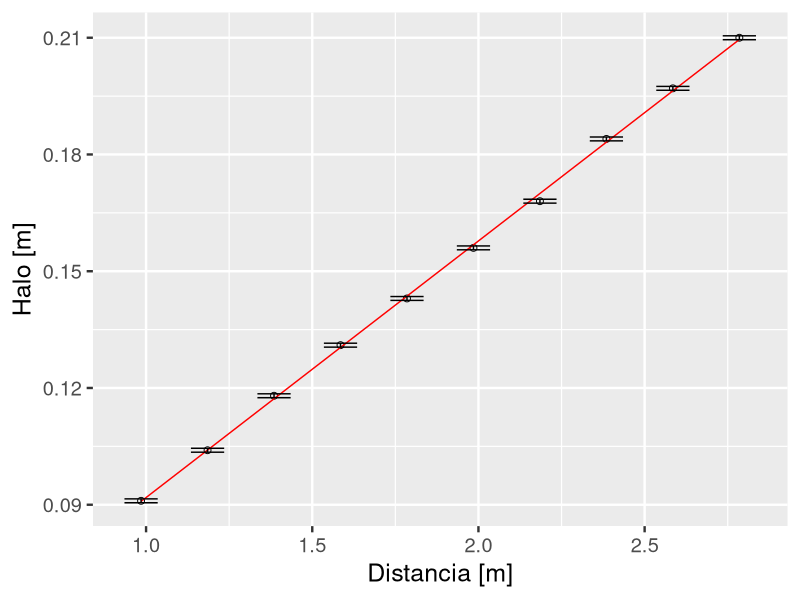
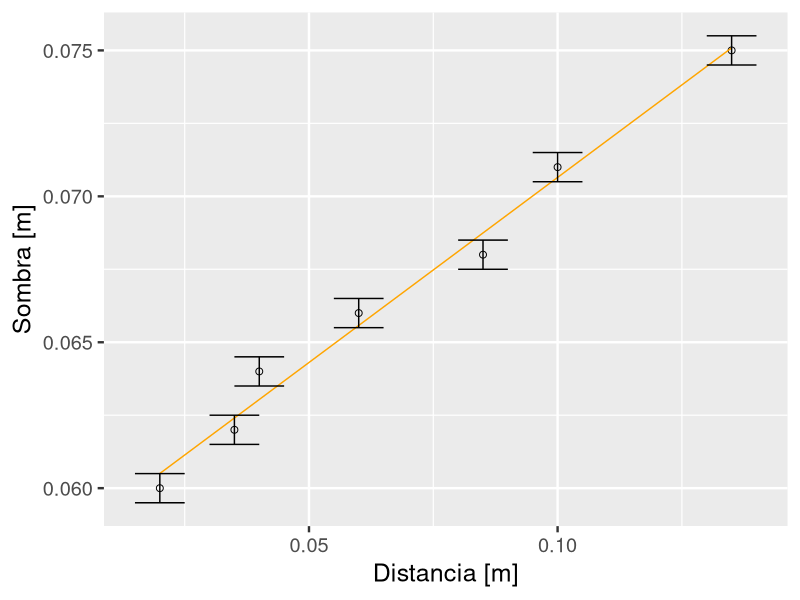

These figures' R source, in order:
## ANÁLISE DE DADOS DO EXPERIMENTO 1 DE F839-A (2S 2020)
## Autor: João Vitor Martins Fernandez
## Objetivo: dado um vetor de entrada de dados, o script cria um 
## dataframe e utiliza a função lm para fazer a regressão linear.
## As funções são para o plot dos gráficos
## Rodar as linhas 105 e 106 para os resultados da lente divergente
## Rodar as linhas 115 e 116 para os resultados da lente convergente

## ----- ENTRADA DE DADOS

# DADOS LENTE DIVERGENTE [m]
Halo <- c(0.091, 0.104, 0.118, 0.131, 0.143, 0.156, 0.168, 0.184, 0.197, 0.21)          # Halo eixo vertical
Distancia0 <- c(1.0, 1.2, 1.4, 1.6, 1.8, 2.0, 2.2, 2.4, 2.6, 2.8)                       # Considerando espessura do celular (1.5 cm = 0.015 m)
Distancia2 <- c(0.9850, 1.185, 1.385, 1.585, 1.785, 1.985, 2.185, 2.385, 2.585, 2.785)  # Descontando a espessura do celular
Erro.Halo <- c(0.0005,0.0005,0.0005,0.0005,0.0005,0.0005,0.0005,0.0005,0.0005,0.0005)

# Distância flash-lente --> d0 = 1 m 
# Largura verdical da lente --> a = (0.032 +- 0.05) m ~ armação grossa

# DADOS LENTE CONVERGENTE [m]
Sombra <- c(0.060, 0.062, 0.064, 0.066, 0.068, 0.071, 0.075 )
DistanciaZ <- c(0.020, 0.035, 0.040, 0.060, 0.085, 0.100, 0.135 )
Erro.Sombra <- c(0.0005,0.0005,0.0005,0.0005,0.0005,0.0005,0.0005)

# Largura verdical da lente, no centro  --> a = (0.036 +- 0.05) m ~ armação grossa

# CONVERSÃO EM DATAFRAME PARA A ANÁLISE
Dados.Divg <- data.frame(Distancia2,Halo,Erro.Halo)
Dados.Conv <- data.frame(DistanciaZ,Sombra,Erro.Sombra)

## ----- FUNCOES PARA LINEARIZACAO

# LENTE DIVERGENTE
Divg.Lin <- function(dados){
  
  divg <- lm(Halo ~ I(Distancia2), 
             data = dados, 
             weights = 1/(Erro.Halo)^2)  # Incerteza
  
  red.pred <- predict(divg)
  
  return(list(fit = divg, red.pred = red.pred))
}

# LENTE CONVERGENTE
Conv.Lin <- function(dados){
  
  conv <- lm(Sombra ~ I(DistanciaZ), 
             data = dados,
             weights = 1/(Erro.Sombra)^2)  # Incerteza
  
  red.pred <- predict(conv)
  
  return(list(fit = conv, red.pred = red.pred))
}

## ----- AJUSTE

# CHAMADA DA FUNÇÃO
Divg.fit <- Divg.Lin(Dados.Divg)  
Conv.fit <- Conv.Lin(Dados.Conv)

## ----- FUNCOES PARA PLOTAR OS GRAFICOS
library(ggplot2)

# LENTE DIVERGENTE
plot.Divg <- function(dados,ajuste,
                      rotuloX = "Distancia [m]",
                      rotuloY = "Halo [m]"){
  
  dados$ajuste <- ajuste$red.pred
  
  gr <- ggplot(data = dados, aes(x = Distancia2, y = Halo))
  gr <- gr + geom_point(aes(x = Distancia2, y = Halo), size = 2, shape = 1)
  gr <- gr + geom_line(aes(x = Distancia2, y = ajuste), colour = "red")
  gr <- gr + labs(x = rotuloX, y = rotuloY)
  gr <- gr + theme_gray(base_size = 18)
  gr <- gr + geom_errorbar(aes(ymin = Halo - 0.0005, ymax = Halo + 0.0005), width=.1)
  
  return (gr)
}

# Lente CONVERGENTE
plot.Conv <- function(dados,ajuste,
                      rotuloX = "Distancia [m]",
                      rotuloY = "Sombra [m]"){
  
  dados$ajuste <- ajuste$red.pred
  
  gr <- ggplot(data = dados, aes(x = DistanciaZ, y = Sombra))
  gr <- gr + geom_point(aes(x = DistanciaZ, y = Sombra), size = 2, shape = 1)
  gr <- gr + geom_line(aes(x = DistanciaZ, y = ajuste), colour = "orange")
  gr <- gr + labs(x = rotuloX, y = rotuloY)
  gr <- gr + theme_gray(base_size = 18)
  gr <- gr + geom_errorbar(aes(ymin = Sombra - 0.0005, ymax = Sombra + 0.0005), width = 0.01)
  
  return (gr)
}

## ----- PLOT DOS GRÁFICOS E RESULTADOS
Grafico.Lente.Divg <- plot.Divg(Dados.Divg, Divg.fit)
Grafico.Lente.Conv <- plot.Conv(Dados.Conv, Conv.fit)

# LENTE DIVERGENTE  ---> D = (1/d0 - (I(Distancia2))/a)
Grafico.Lente.Divg
summary(Divg.fit$fit) 

# d0 = 1 m, a = (0.032 +- 0.005) m
# coef. linear: Intercept = (0.026 +- 0.001)
# coef. angular: I(Distancia2) = (0.0659 +- 0.0005)
# Propagação de erro: Err.Divg = sqrt((0.0005/0.032)^2 + ((0.0659*0.005)/(0.032)^2)^2)) = 0.322 ~ 0.3
# RESULTADO: D = - 1.060606 --> D = - 1.1 +- 0.3 ~ (D = - 1.00)

# LENTE CONVERGENTE  ---> D = (I(DistanciaZ))/a
Grafico.Lente.Conv
summary(Conv.fit$fit) 

# a = (0.036 +- 0.005) m
# coef. linear: I(Distancia2) = (0.0659 +- 0.0005)
# coef. angular: Intercept = (0.058 +- 0.001)
# Propagação de erro: Err.Conv = sqrt((0.007/0.036)^2 + ((0.127*0.005)/(0.036)^2)^2) = 0.527 ~ 0.5
# RESULTADO: D = 3.527778 --> D = 3.5 +- 0.4 ~ (D = 3.0)
